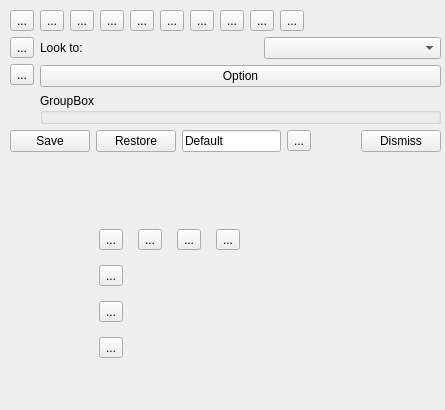
<ui version="4.0" >
 <author></author>
 <comment></comment>
 <exportmacro></exportmacro>
 <class>Annotating</class>
 <widget class="QWidget" name="Annotating" >
  <property name="geometry" >
   <rect>
    <x>0</x>
    <y>0</y>
    <width>445</width>
    <height>410</height>
   </rect>
  </property>
  <property name="sizePolicy" >
   <sizepolicy>
    <hsizetype>1</hsizetype>
    <vsizetype>1</vsizetype>
    <horstretch>0</horstretch>
    <verstretch>0</verstretch>
   </sizepolicy>
  </property>
  <property name="minimumSize" >
   <size>
    <width>445</width>
    <height>144</height>
   </size>
  </property>
  <property name="windowTitle" >
   <string>Form</string>
  </property>
  <widget class="QWidget" name="verticalLayout_4" >
   <property name="geometry" >
    <rect>
     <x>10</x>
     <y>10</y>
     <width>431</width>
     <height>165</height>
    </rect>
   </property>
   <layout class="QVBoxLayout" >
    <property name="margin" >
     <number>0</number>
    </property>
    <property name="spacing" >
     <number>6</number>
    </property>
    <item>
     <layout class="QVBoxLayout" >
      <property name="margin" >
       <number>0</number>
      </property>
      <property name="spacing" >
       <number>6</number>
      </property>
      <item>
       <layout class="QHBoxLayout" >
        <property name="margin" >
         <number>0</number>
        </property>
        <property name="spacing" >
         <number>6</number>
        </property>
        <item>
         <layout class="QVBoxLayout" >
          <property name="margin" >
           <number>0</number>
          </property>
          <property name="spacing" >
           <number>6</number>
          </property>
          <item>
           <widget class="QToolButton" name="toolButton0" >
            <property name="text" >
             <string>...</string>
            </property>
            <property name="icon" >
             <iconset resource="traip.qrc" >:/icons/pointer0.png</iconset>
            </property>
           </widget>
          </item>
          <item>
           <widget class="QToolButton" name="toolButton1" >
            <property name="text" >
             <string>...</string>
            </property>
            <property name="icon" >
             <iconset resource="traip.qrc" >:/icons/dsmove.png</iconset>
            </property>
           </widget>
          </item>
          <item>
           <widget class="QToolButton" name="toolButton2" >
            <property name="text" >
             <string>...</string>
            </property>
            <property name="icon" >
             <iconset resource="traip.qrc" >:/icons/delete.png</iconset>
            </property>
           </widget>
          </item>
          <item>
           <spacer>
            <property name="orientation" >
             <enum>Qt::Vertical</enum>
            </property>
            <property name="sizeHint" >
             <size>
              <width>20</width>
              <height>40</height>
             </size>
            </property>
           </spacer>
          </item>
         </layout>
        </item>
        <item>
         <layout class="QVBoxLayout" >
          <property name="margin" >
           <number>0</number>
          </property>
          <property name="spacing" >
           <number>6</number>
          </property>
          <item>
           <layout class="QHBoxLayout" >
            <property name="margin" >
             <number>0</number>
            </property>
            <property name="spacing" >
             <number>6</number>
            </property>
            <item>
             <widget class="QToolButton" name="toolButton3" >
              <property name="text" >
               <string>...</string>
              </property>
              <property name="icon" >
               <iconset resource="traip.qrc" >:/icons/dsarrow.png</iconset>
              </property>
             </widget>
            </item>
            <item>
             <widget class="QToolButton" name="toolButton4" >
              <property name="text" >
               <string>...</string>
              </property>
              <property name="icon" >
               <iconset resource="traip.qrc" >:/icons/dsrectangle.png</iconset>
              </property>
             </widget>
            </item>
            <item>
             <widget class="QToolButton" name="toolButton5" >
              <property name="text" >
               <string>...</string>
              </property>
              <property name="icon" >
               <iconset resource="traip.qrc" >:/icons/dssquare.png</iconset>
              </property>
             </widget>
            </item>
            <item>
             <widget class="QToolButton" name="toolButton6" >
              <property name="text" >
               <string>...</string>
              </property>
              <property name="icon" >
               <iconset resource="traip.qrc" >:/icons/dspolyline.png</iconset>
              </property>
             </widget>
            </item>
            <item>
             <widget class="QToolButton" name="toolButton7" >
              <property name="text" >
               <string>...</string>
              </property>
              <property name="icon" >
               <iconset resource="traip.qrc" >:/icons/dspoly.png</iconset>
              </property>
             </widget>
            </item>
            <item>
             <widget class="QToolButton" name="toolButton8" >
              <property name="text" >
               <string>...</string>
              </property>
              <property name="icon" >
               <iconset resource="traip.qrc" >:/icons/dsellipse.png</iconset>
              </property>
             </widget>
            </item>
            <item>
             <widget class="QToolButton" name="toolButton9" >
              <property name="text" >
               <string>...</string>
              </property>
              <property name="icon" >
               <iconset resource="traip.qrc" >:/icons/markercirc.png</iconset>
              </property>
             </widget>
            </item>
            <item>
             <widget class="QToolButton" name="toolButton10" >
              <property name="text" >
               <string>...</string>
              </property>
              <property name="icon" >
               <iconset resource="traip.qrc" >:/icons/markercircx.png</iconset>
              </property>
             </widget>
            </item>
            <item>
             <widget class="QToolButton" name="toolButton11" >
              <property name="text" >
               <string>...</string>
              </property>
              <property name="icon" >
               <iconset resource="traip.qrc" >:/icons/dstext.png</iconset>
              </property>
             </widget>
            </item>
            <item>
             <spacer>
              <property name="orientation" >
               <enum>Qt::Horizontal</enum>
              </property>
              <property name="sizeHint" >
               <size>
                <width>40</width>
                <height>20</height>
               </size>
              </property>
             </spacer>
            </item>
           </layout>
          </item>
          <item>
           <layout class="QHBoxLayout" >
            <property name="margin" >
             <number>0</number>
            </property>
            <property name="spacing" >
             <number>6</number>
            </property>
            <item>
             <widget class="QLabel" name="label0" >
              <property name="text" >
               <string>Look to:</string>
              </property>
             </widget>
            </item>
            <item>
             <spacer>
              <property name="orientation" >
               <enum>Qt::Horizontal</enum>
              </property>
              <property name="sizeType" >
               <enum>QSizePolicy::Fixed</enum>
              </property>
              <property name="sizeHint" >
               <size>
                <width>40</width>
                <height>20</height>
               </size>
              </property>
             </spacer>
            </item>
            <item>
             <widget class="QComboBox" name="comboBox" >
              <property name="currentIndex" >
               <number>-1</number>
              </property>
              <property name="maxCount" >
               <number>4</number>
              </property>
             </widget>
            </item>
           </layout>
          </item>
          <item>
           <layout class="QHBoxLayout" >
            <property name="margin" >
             <number>0</number>
            </property>
            <property name="spacing" >
             <number>6</number>
            </property>
            <item>
             <widget class="QPushButton" name="pushButton2" >
              <property name="text" >
               <string>Option</string>
              </property>
              <property name="icon" >
               <iconset resource="traip.qrc" >:/icons/downarrow.png</iconset>
              </property>
             </widget>
            </item>
           </layout>
          </item>
          <item>
           <widget class="QGroupBox" name="groupBox_2" >
            <property name="title" >
             <string>GroupBox</string>
            </property>
           </widget>
          </item>
         </layout>
        </item>
       </layout>
      </item>
      <item>
       <layout class="QHBoxLayout" >
        <property name="margin" >
         <number>0</number>
        </property>
        <property name="spacing" >
         <number>6</number>
        </property>
        <item>
         <widget class="QPushButton" name="pushButton1" >
          <property name="text" >
           <string>Save</string>
          </property>
         </widget>
        </item>
        <item>
         <widget class="QPushButton" name="pushButton3" >
          <property name="text" >
           <string>Restore</string>
          </property>
         </widget>
        </item>
        <item>
         <widget class="QLineEdit" name="lineEdit2" >
          <property name="text" >
           <string>Default</string>
          </property>
         </widget>
        </item>
        <item>
         <widget class="QToolButton" name="toolButton13" >
          <property name="text" >
           <string>...</string>
          </property>
          <property name="icon" >
           <iconset resource="traip.qrc" >:/icons/spanner.png</iconset>
          </property>
         </widget>
        </item>
        <item>
         <widget class="QLabel" name="label2" >
          <property name="text" >
           <string/>
          </property>
          <property name="pixmap" >
           <pixmap resource="traip.qrc" >:/icons/tick.png</pixmap>
          </property>
         </widget>
        </item>
        <item>
         <spacer>
          <property name="orientation" >
           <enum>Qt::Horizontal</enum>
          </property>
          <property name="sizeHint" >
           <size>
            <width>40</width>
            <height>20</height>
           </size>
          </property>
         </spacer>
        </item>
        <item>
         <widget class="QPushButton" name="pushButton7" >
          <property name="text" >
           <string>Dismiss</string>
          </property>
         </widget>
        </item>
       </layout>
      </item>
      <item>
       <spacer>
        <property name="orientation" >
         <enum>Qt::Vertical</enum>
        </property>
        <property name="sizeHint" >
         <size>
          <width>20</width>
          <height>40</height>
         </size>
        </property>
       </spacer>
      </item>
     </layout>
    </item>
   </layout>
  </widget>
  <widget class="QWidget" name="gridLayout" >
   <property name="geometry" >
    <rect>
     <x>90</x>
     <y>220</y>
     <width>160</width>
     <height>151</height>
    </rect>
   </property>
   <layout class="QGridLayout" >
    <property name="margin" >
     <number>0</number>
    </property>
    <property name="spacing" >
     <number>6</number>
    </property>
    <item row="0" column="2" >
     <widget class="QToolButton" name="toolButton_3" >
      <property name="text" >
       <string>...</string>
      </property>
     </widget>
    </item>
    <item row="0" column="1" >
     <widget class="QToolButton" name="toolButton_2" >
      <property name="text" >
       <string>...</string>
      </property>
     </widget>
    </item>
    <item row="0" column="3" >
     <widget class="QToolButton" name="toolButton_4" >
      <property name="text" >
       <string>...</string>
      </property>
     </widget>
    </item>
    <item row="1" column="0" >
     <widget class="QToolButton" name="toolButton_5" >
      <property name="text" >
       <string>...</string>
      </property>
     </widget>
    </item>
    <item row="0" column="0" >
     <widget class="QToolButton" name="toolButton" >
      <property name="text" >
       <string>...</string>
      </property>
     </widget>
    </item>
    <item row="2" column="0" >
     <widget class="QToolButton" name="toolButton_6" >
      <property name="text" >
       <string>...</string>
      </property>
     </widget>
    </item>
    <item row="3" column="0" >
     <widget class="QToolButton" name="toolButton_7" >
      <property name="text" >
       <string>...</string>
      </property>
     </widget>
    </item>
   </layout>
  </widget>
 </widget>
 <pixmapfunction></pixmapfunction>
 <resources>
  <include location="QtViewer.qrc" />
 </resources>
 <connections/>
</ui>
